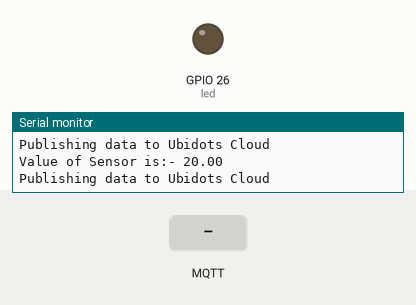
This sketch was run on a simulated ESP32. Shown: output pins drawn as LEDs (lit = HIGH), the last lines printed to the serial monitor. The test bench sets the inputs (shaded band). WiFi joins after 1.5 s; servers stay silent unless stated; no MQTT or app messages arrive unless stated.

Above: at 2.7 s.
2.8 s: MQTT message "on" arrives on the first subscribed topic
At 4.5 s:
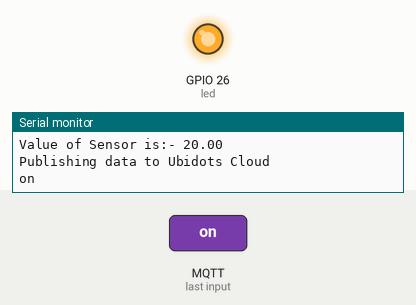
5.0 s: MQTT message "0.0" arrives on the first subscribed topic
At 6.1 s:
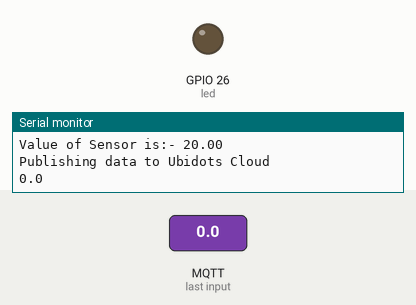
7.0 s: MQTT message "1" arrives on the first subscribed topic
At 8.9 s:
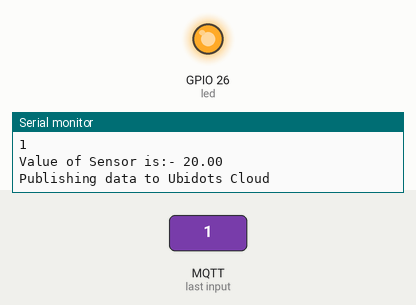
Timing chart, 0 to 10.4 s (numbered marks = the images above; inputs shaded):
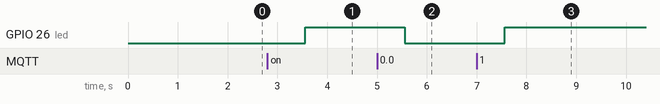

Measured:
- after the input at 2.8 s, GPIO 26 (led): LOW → HIGH after 0.76 s
- after the input at 5.0 s, GPIO 26 (led): HIGH → LOW after 0.56 s
- after the input at 7.0 s, GPIO 26 (led): LOW → HIGH after 0.56 s

The sketch:

Exp_12.ino
```cpp
#include <WiFi.h>
#include <PubSubClient.h>
#define WIFISSID " Replace_With_Your_Ssid " // Put your WifiSSID here
#define PASSWORD " Replace_With_Your_Passward" // Put your wifi password here
#define TOKEN "YOUR_TOKEN" // Put your Ubidots' TOKEN
#define MQTT_CLIENT_NAME "ESP32" // MQTT client Name, please enter your own 8-12 alphanumeric character ASCII string;
//it should be a random and unique ascii string and different from all other devices
/****************************************
* Define Constants
****************************************/
#define VARIABLE_LABEL "Variable Name 1" // Assing the variable label
#define VARIABLE_LABEL_SUBSCRIBE " Variable Name 2" // Assing the variable label
#define DEVICE_LABEL "Device Name" // Assig the device label
#define led 26 // Set the GPIO26 as LED
char mqttBroker[] = "things.ubidots.com";
char payload[100];
char topic[150];
char topicSubscribe[100];
// Space to store values to send
char str_sensor[10];
/****************************************
* Auxiliar Functions
****************************************/
WiFiClient ubidots;
PubSubClient client(ubidots);
void reconnect()
{
    // Loop until we're reconnected
    while (!client.connected())
    {
        Serial.println("Attempting MQTT connection...");
        // Attemp to connect
        if (client.connect(MQTT_CLIENT_NAME, TOKEN, ""))
        {
            Serial.println("Connected");
            client.subscribe(topicSubscribe);
        }
        else
        {
            Serial.print("Failed, rc=");
            Serial.print(client.state());
            Serial.println(" try again in 2 seconds");
            // Wait 2 seconds before retrying
            delay(2000);
        }
    }
}
void callback(char* topic, byte* payload, unsigned int length)
{
    char p[length + 1];
    memcpy(p, payload, length);
    p[length] = NULL;
    String message(p);
    if (message == "0.0")
    {
        digitalWrite(led, LOW);
    }
    else
    {
        digitalWrite(led, HIGH);
    }
    Serial.write(payload, length);
    Serial.println();
}
/****************************************
* Main Functions
****************************************/
void setup()
{
    Serial.begin(115200);
    WiFi.begin(WIFISSID, PASSWORD);
    // Assign the pin as INPUT
    pinMode(led, OUTPUT);
    Serial.println();
    Serial.print("Wait for WiFi...");
    while (WiFi.status() != WL_CONNECTED)
    {
        Serial.print(".");
        delay(500);
    }
    Serial.println("");
    Serial.println("WiFi Connected");
    Serial.println("IP address: ");
    Serial.println(WiFi.localIP());
    client.setServer(mqttBroker, 1883);
    client.setCallback(callback);
    sprintf(topicSubscribe,"/v1.6/devices/%s/%s/lv", DEVICE_LABEL,VARIABLE_LABEL_SUBSCRIBE);
    client.subscribe(topicSubscribe);
}
void loop()
{
    if (!client.connected())
    {
        client.subscribe(topicSubscribe);
        reconnect();
    }
    sprintf(topic, "%s%s", "/v1.6/devices/", DEVICE_LABEL);
    sprintf(payload, "%s", ""); // Cleans the payload
    sprintf(payload, "{\"%s\":", VARIABLE_LABEL); // Adds the variable label
    float sensor = hallRead();
    Serial.print("Value of Sensor is:- ");
    Serial.println(sensor);
    /* 4 is mininum width, 2 is precision; float value is copied onto str_sensor*/
    dtostrf(sensor, 4, 2, str_sensor);
    sprintf(payload, "%s {\"value\": %s}}", payload, str_sensor); // Adds the value
    Serial.println("Publishing data to Ubidots Cloud");
    client.publish(topic, payload);
    client.loop();
    delay(1000);
}
```
